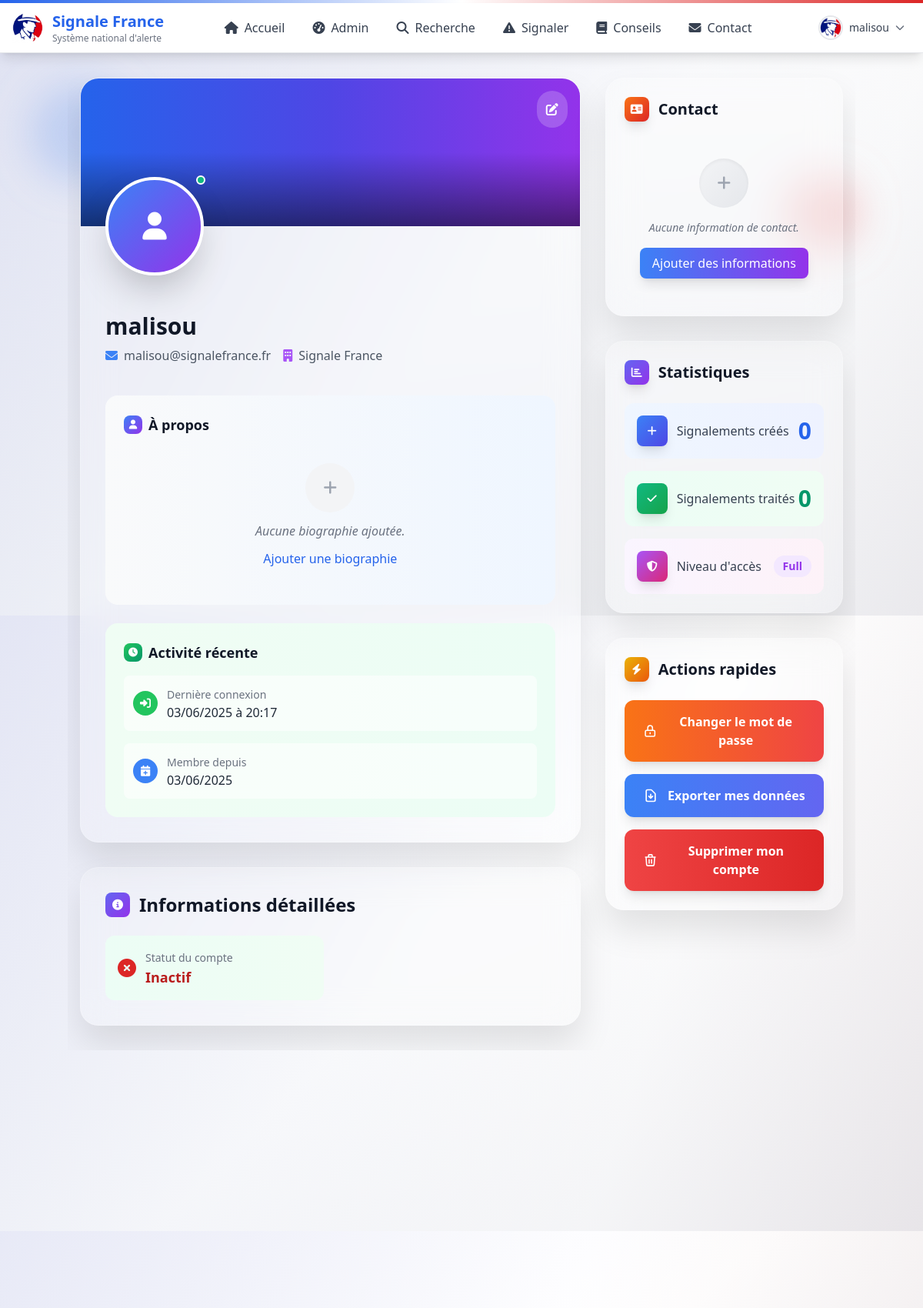
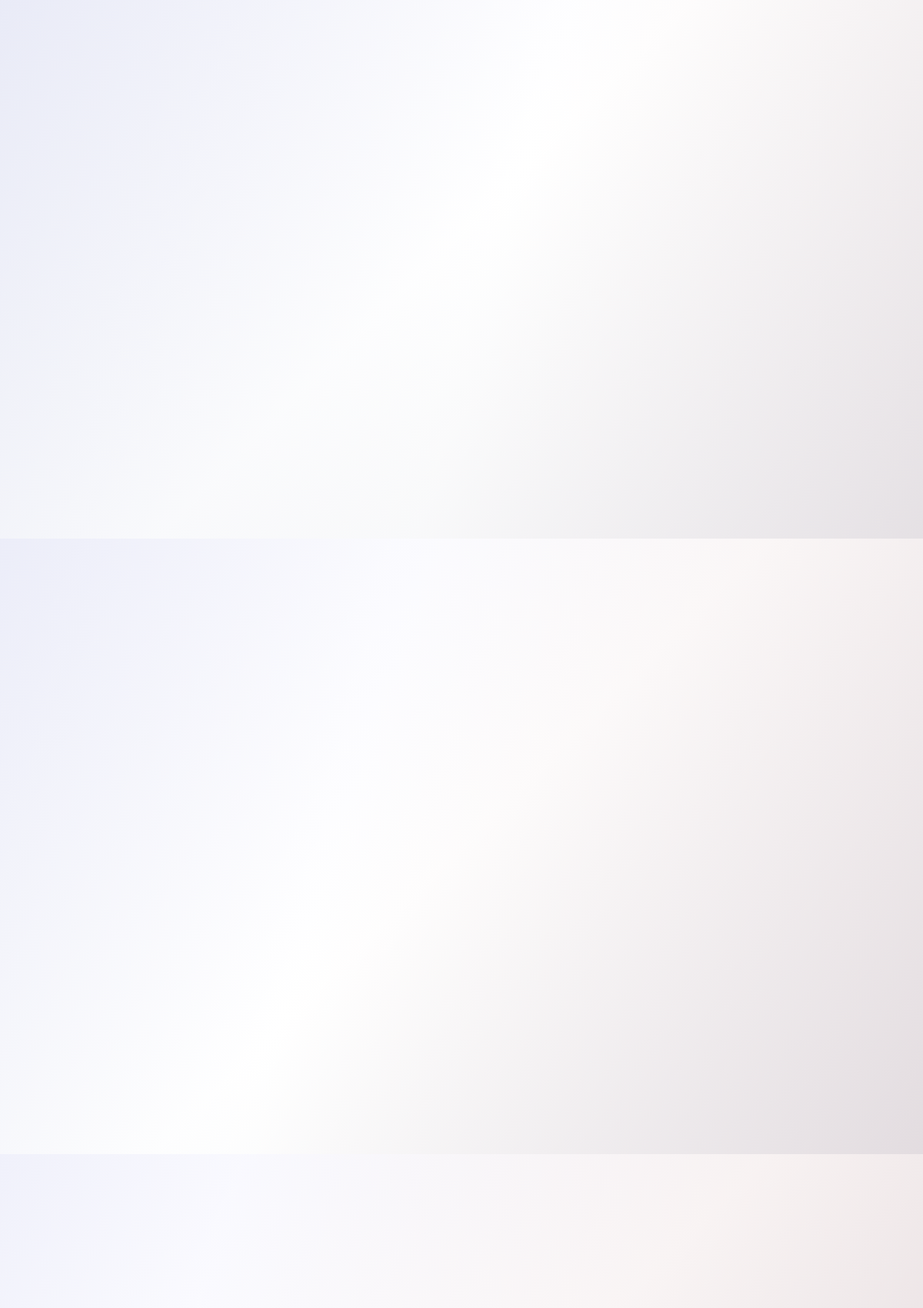
The page /Pages/profile.php (signed in, upper part) on the database its author committed (2 pictures, top to bottom).
### tables this page shows
CREATE TABLE users (
            id INTEGER PRIMARY KEY AUTOINCREMENT,
            username VARCHAR(255) NOT NULL UNIQUE,
            email VARCHAR(255) NOT NULL UNIQUE,
            password VARCHAR(255) NOT NULL,
            role VARCHAR(255) NOT NULL,
            access_level VARCHAR(50) DEFAULT 'basic',
            accreditation VARCHAR(255) DEFAULT NULL,
            organization VARCHAR(255) DEFAULT NULL,
            created_at DATETIME DEFAULT CURRENT_TIMESTAMP,
            updated_at DATETIME DEFAULT CURRENT_TIMESTAMP,
            deleted_at DATETIME NULL,
            avatar VARCHAR(255) DEFAULT NULL,
            banner VARCHAR(255) DEFAULT NULL,
            bio VARCHAR(255) DEFAULT NULL,
            phone VARCHAR(255) DEFAULT NULL,
            address VARCHAR(255) DEFAULT NULL,
            city VARCHAR(255) DEFAULT NULL,
            country VARCHAR(255) DEFAULT NULL,
            zip VARCHAR(255) DEFAULT NULL,
            website VARCHAR(255) DEFAULT NULL,
            linkedin VARCHAR(255) DEFAULT NULL,
            twitter VARCHAR(255) DEFAULT NULL,
            github VARCHAR(255) DEFAULT NULL,
            token VARCHAR(255) DEFAULT NULL,
            token_expiry DATETIME DEFAULT NULL,
            last_activity DATETIME DEFAULT CURRENT_TIMESTAMP,
            is_active INTEGER DEFAULT 0,
            is_verified INTEGER DEFAULT 0,
            is_banned INTEGER DEFAULT 0,
            is_deleted INTEGER DEFAULT 0,
            is_blacklisted INTEGER DEFAULT 0,
            is_public INTEGER DEFAULT 0,
            require_password_change INTEGER DEFAULT 0
        );

### Pages/profile.php (the view, shortened to what the rows shown need)
<?php
require_once '../Inc/Components/header.php';
require_once '../Inc/Components/nav.php';
try {
    if (isset($_SESSION['user_id']) && !empty($_SESSION['user_id'])) {
        $conn = connect_db();
        $req = $conn->prepare("SELECT * FROM users WHERE id = ?");
        $req->execute([$_SESSION['user_id']]);
        $dataUser = $req->fetch(PDO::FETCH_ASSOC);
        if ($dataUser) {
            $user = $dataUser;
            $username = $dataUser['username'];
            $email = $dataUser['email'];
            $organization = $dataUser['organization'] ?? '';
            $created_at = $dataUser['created_at'];
            $last_activity = $dataUser['last_activity'];
        }
    } else if (isset($_COOKIE['user_token']) && !empty($_COOKIE['user_token'])) {
        $cookieToken = $_COOKIE['user_token'];
        if (strlen($cookieToken) >= 32) {
            $conn = connect_db();
            $hashedToken = hash('sha256', $cookieToken);
            $req = $conn->prepare("SELECT * FROM users WHERE token = ? AND (token_expiry IS NULL OR token_expiry > datetime('now'))");
            $req->execute([$hashedToken]);
            $dataUser = $req->fetch(PDO::FETCH_ASSOC);
            if ($dataUser) {
                session_start();
                $_SESSION['user_id'] = $dataUser['id'];
                $_SESSION['user_email'] = $dataUser['email'];
                $_SESSION['user_username'] = $dataUser['username'];
                $_SESSION['user_role'] = $dataUser['role'];
                $_SESSION['user_avatar'] = $dataUser['avatar'];
                $_SESSION['user_active'] = $dataUser['is_active'];
                $user = $dataUser;
                $id = $dataUser['id'];
                $username = $dataUser['username'];
                $email = $dataUser['email'];
                $role = $dataUser['role'];
                $avatar = $dataUser['avatar'];
                $banner = $dataUser['banner'];
                $organization = $dataUser['organization'] ?? '';
                $accreditation = $dataUser['accreditation'] ?? '';
                $phone = $dataUser['phone'] ?? '';
                $address = $dataUser['address'] ?? '';
                $city = $dataUser['city'] ?? '';
                $bio = $dataUser['bio'] ?? '';
                $created_at = $dataUser['created_at'];
                $last_activity = $dataUser['last_activity'];
                $github = $dataUser['github']?? '';
                $linkedin = $dataUser['linkedin']?? '';
                $website = $dataUser['website']?? '';
                $active = $dataUser['is_active']?? 1;
                $verified = $dataUser['is_verified']??0;
                $blacklisted = $dataUser['is_blacklisted']??0;
                $is_public = $dataUser['is_public'] ?? 0;
                $token = $cookieToken;
            } else {
                setcookie('user_token', '', time() - 3600, '/');
                setcookie('user_pseudo', '', time() - 3600, '/');
                header('Location: login.php');
                exit;
            }
        }
    } else {
        header('Location: login.php');
        exit;
    }
} catch (Exception $e) {
    $_SESSION['error'] = $e->getMessage();
    header('Location: ../index.php');
    exit;
}
?>
<div class="min-h-screen relative overflow-hidden">
    <div class="relative z-10 container mx-auto px-4 py-8">
        <div class="grid grid-cols-1 lg:grid-cols-3 gap-8">
            <div class="lg:col-span-2 space-y-8">
                <div class="profile-card glassmorphism-enhanced rounded-3xl overflow-hidden interactive-card">
                    <div class="relative p-8">
                        <div class="pt-20">
                            <div class="flex flex-col md:flex-row md:items-center md:justify-between mb-6">
                                <div>
                                    <div class="flex items-center space-x-3 mb-2">
                                        <h1 class="text-3xl font-bold text-gray-900"><?= htmlspecialchars($username) ?></h1>
                                    </div>
                                    <div class="flex items-center space-x-4 text-gray-600 mb-4">
                                        <div class="flex items-center space-x-2">
                                            <i class="fas fa-envelope text-blue-500"></i>
                                            <span><?= htmlspecialchars($email) ?></span>
                                        </div>
                                        <?php if ($organization): ?>
                                            <div class="flex items-center space-x-2">
                                                <i class="fas fa-building text-purple-500"></i>
                                                <span><?= htmlspecialchars($organization) ?></span>
                                            </div>
                                        <?php endif; ?>
                                    </div>
                                </div>
                            </div>
                            <div class="bg-gradient-to-r from-green-50 to-emerald-50 rounded-2xl p-6">
                                <div class="space-y-4">
                                    <div class="flex items-center space-x-3 p-3 bg-white/60 rounded-lg">
                                        <div>
                                            <span class="text-gray-500 text-sm">Dernière connexion</span>
                                            <div class="text-gray-800 font-medium"><?= $last_activity ? date('d/m/Y à H:i', strtotime($last_activity)) : 'Jamais' ?></div>
                                        </div>
                                    </div>
                                    <div class="flex items-center space-x-3 p-3 bg-white/60 rounded-lg">
                                        <div>
                                            <span class="text-gray-500 text-sm">Membre depuis</span>
                                            <div class="text-gray-800 font-medium"><?= date('d/m/Y', strtotime($created_at)) ?></div>
                                        </div>
                                    </div>
                                </div>
                            </div>
                        </div>
                    </div>
                </div>
            </div>
            <div class="space-y-8">
                <div class="profile-section glassmorphism-enhanced rounded-3xl p-6 interactive-card">
                    <div class="space-y-4">
                        <div class="stat-card p-4 bg-gradient-to-r from-purple-50 to-pink-50 rounded-xl hover:from-purple-100 hover:to-pink-100 transition-all duration-300 group">
                            <div class="flex justify-between items-center">
                                <div class="flex items-center space-x-3">
                                    <div class="w-10 h-10 bg-gradient-to-br from-purple-500 to-pink-600 rounded-lg flex items-center justify-center shadow-lg">
                                    </div>
                                    <span class="text-gray-700 font-medium">Niveau d'accès</span>
                                </div>
                                <span class="text-sm font-bold text-purple-600 bg-purple-100 px-3 py-1 rounded-full group-hover:scale-105 transition-transform">
                                    <?= ucfirst($user['access_level'] ?? 'basic') ?>
                                </span>
                            </div>
                        </div>
                    </div>
                </div>
            </div>
        </div>
    </div>
</div>
<?php require_once '../Inc/Components/footer.php'; ?>

### Inc/Components/nav.php (shortened to what the rows shown need)
<?php
$rootPath = dirname(dirname(dirname(__FILE__))) . DIRECTORY_SEPARATOR;
include_once($rootPath . "Inc" . DIRECTORY_SEPARATOR . "Constants" . DIRECTORY_SEPARATOR . "CookieManager.php");
$user = null;
$username = null;
try {
    if (isset($_SESSION['user_id']) && !empty($_SESSION['user_id'])) {
        $conn = connect_db();
        $req = $conn->prepare("SELECT * FROM users WHERE id = ?");
        $req->execute([$_SESSION['user_id']]);
        $dataUser = $req->fetch(PDO::FETCH_ASSOC);
        if ($dataUser) {
            $user = $dataUser;
            $username = $dataUser['username'];
        }
    }
    if ($user) {
        $avatarDir = $rootPath . "Assets/Images/avatars/";
        $latestAvatar = null;
        $avatarFile = $latestAvatar ? $avatarDir . $latestAvatar : null;
    }
} catch (PDOException $e) {
    error_log("Database error in nav.php: " . $e->getMessage());
} catch (Exception $e) {
    error_log("General error in nav.php: " . $e->getMessage());
}
$currentPath = $_SERVER['REQUEST_URI'];
$isInSubfolder = (strpos($currentPath, '/Src/') !== false || strpos($currentPath, '/Pages/') !== false);
$basePath = $isInSubfolder ? '../' : './';
?>
<nav class="bg-white shadow-lg sticky top-0 z-50 border-b border-gray-200">
    <div class="max-w-7xl mx-auto">
        <div class="flex justify-between items-center h-16">
<div class="flex items-center space-x-3 px-4">
    <div class="block">
        <h1 class="text-lg sm:text-xl font-bold text-blue-600">Signale France</h1>
    </div>
</div>
            <div class="flex items-center space-x-3 px-4">
                <?php if ($user !== null) { ?>
                    <div class="relative" id="user-dropdown">
                        <button onclick="toggleUserDropdown()"
                                class="flex items-center space-x-2 p-2 rounded-lg hover:bg-gray-100 transition-colors">
                            <img src="<?php echo ($latestAvatar && file_exists($avatarFile)) ? $basePath . 'Assets/Images/avatars/' . $latestAvatar : $basePath . 'Assets/Images/SignaleFrance.png'; ?>"
                                 alt="Avatar"
                                 class="h-8 w-8 rounded-full object-cover border-2 border-gray-200">
                            <span class="hidden md:block text-sm font-medium text-gray-700"><?php echo htmlspecialchars($username); ?></span>
                            <i class="fas fa-chevron-down text-xs text-gray-500"></i>
                        </button>
                    </div>
                <?php } ?>
            </div>
        </div>
    </div>
</nav>

### rows shown on the page
users: username "malisou", email "malisou@signalefrance.fr", organization "Signale France", last_activity "03/06/2025 à 20:17", created_at "03/06/2025", access_level "Full"
